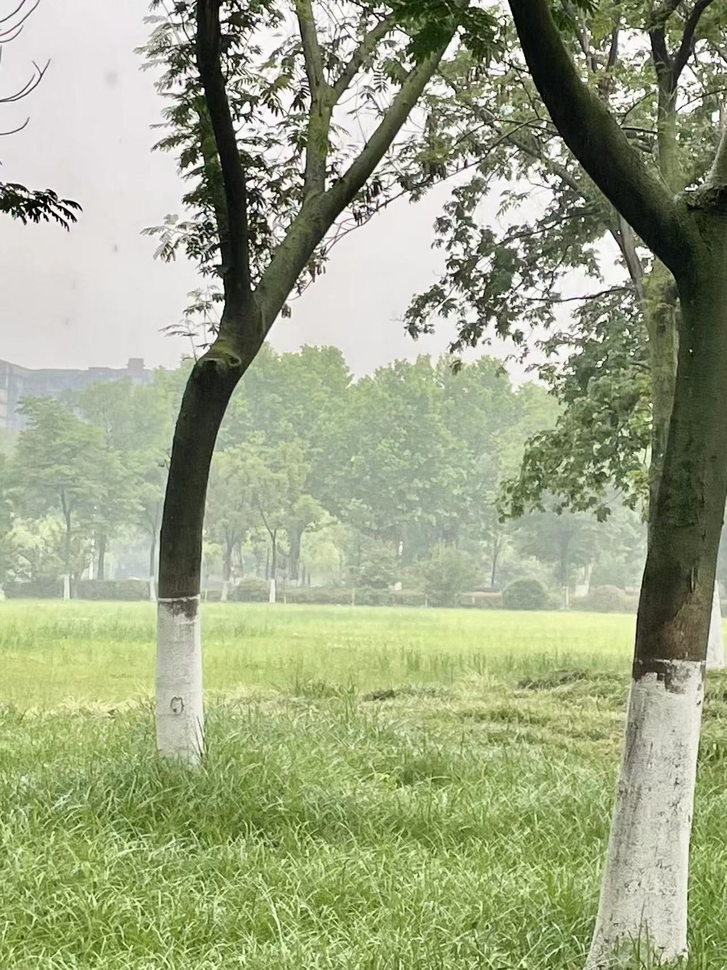
#> input picture HazeRemoval/HazeRemoval/test.png, 727 x 970 px, shrunk from 1282 x 1710 before the run
$ python dehaze.py --input ../HazeRemoval/test.png   (older library calls are emulated)
#> lines starting #> are read from the running program, lines starting #| are printed output that depends on the picture
import cv2
import numpy as np
import argparse


def dark_channel(img, size=15):
    r, g, b = cv2.split(img)
    min_img = cv2.min(r, cv2.min(g, b))
    kernel = cv2.getStructuringElement(cv2.MORPH_RECT, (size, size))
    dc_img = cv2.erode(min_img, kernel)
    return dc_img


def get_atmo(img, percent=0.001):
    mean_perpix = np.mean(img, axis=2).reshape(-1)
    mean_topper = mean_perpix[:int(img.shape[0] * img.shape[1] * percent)]
    return np.mean(mean_topper)


def get_trans(img, atom, w=0.95):
    x = img / atom
    t = 1 - w * dark_channel(x, 15)
    return t


def guided_filter(p, i, r, e):
    """
    :param p: input image
    :param i: guidance image
    :param r: radius
    :param e: regularization
    :return: filtering output q
    """
    # 1
    mean_I = cv2.boxFilter(i, cv2.CV_64F, (r, r))
    mean_p = cv2.boxFilter(p, cv2.CV_64F, (r, r))
    corr_I = cv2.boxFilter(i * i, cv2.CV_64F, (r, r))
    corr_Ip = cv2.boxFilter(i * p, cv2.CV_64F, (r, r))
    # 2
    var_I = corr_I - mean_I * mean_I
    cov_Ip = corr_Ip - mean_I * mean_p
    # 3
    a = cov_Ip / (var_I + e)
    b = mean_p - a * mean_I
    # 4
    mean_a = cv2.boxFilter(a, cv2.CV_64F, (r, r))
    mean_b = cv2.boxFilter(b, cv2.CV_64F, (r, r))
    # 5
    q = mean_a * i + mean_b
    return q


def dehaze(path, output=None):
#> called with path = '../HazeRemoval/test.png'
    im = cv2.imread(path)
#> im is the input picture: shape (970, 727, 3); mean B, G, R 133, 166.4, 157.5
    img = im.astype('float64') / 255
    img_gray = cv2.cvtColor(im, cv2.COLOR_BGR2GRAY).astype('float64') / 255
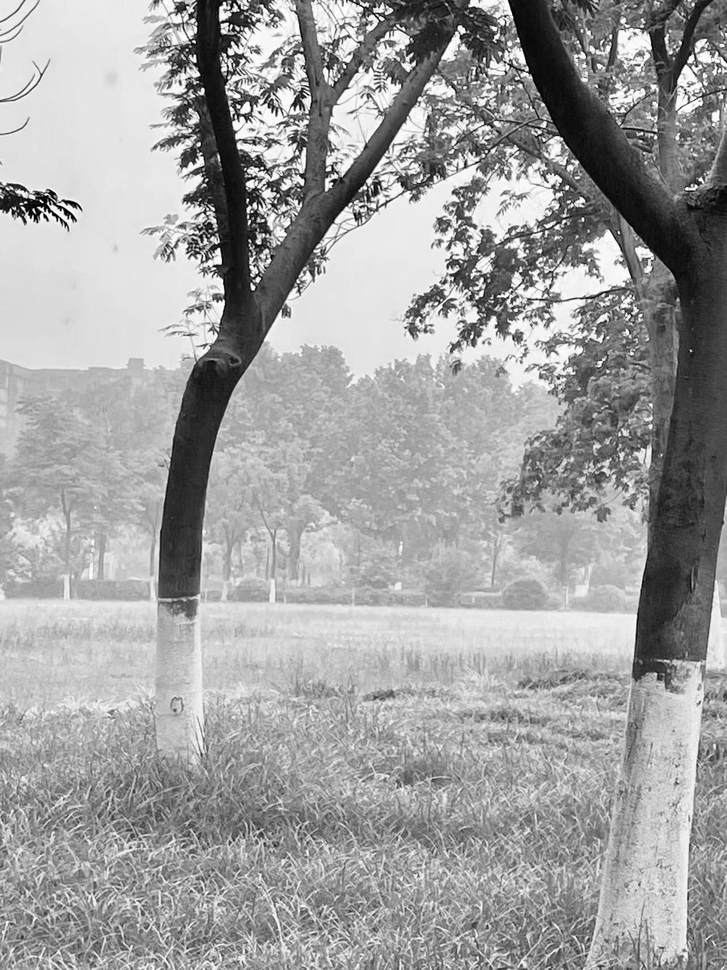
#> img_gray: shape (970, 727) float64; min 0, max 1, mean 0.627

    atom = get_atmo(img)
#> in get_atmo, `mean_topper = mean_perpix[:int(img.shape[0] * img.shape[1] * percent)]`: mean_topper = 705 values, max 0.997 at index 245, min 0.00915 at index 509, mean 0.511
#> atom = 0.511
    trans = get_trans(img, atom)
    trans_guided = guided_filter(trans, img_gray, 20, 0.0001)
#> in guided_filter, `mean_b = cv2.boxFilter(b, cv2.CV_64F, (r, r))`:
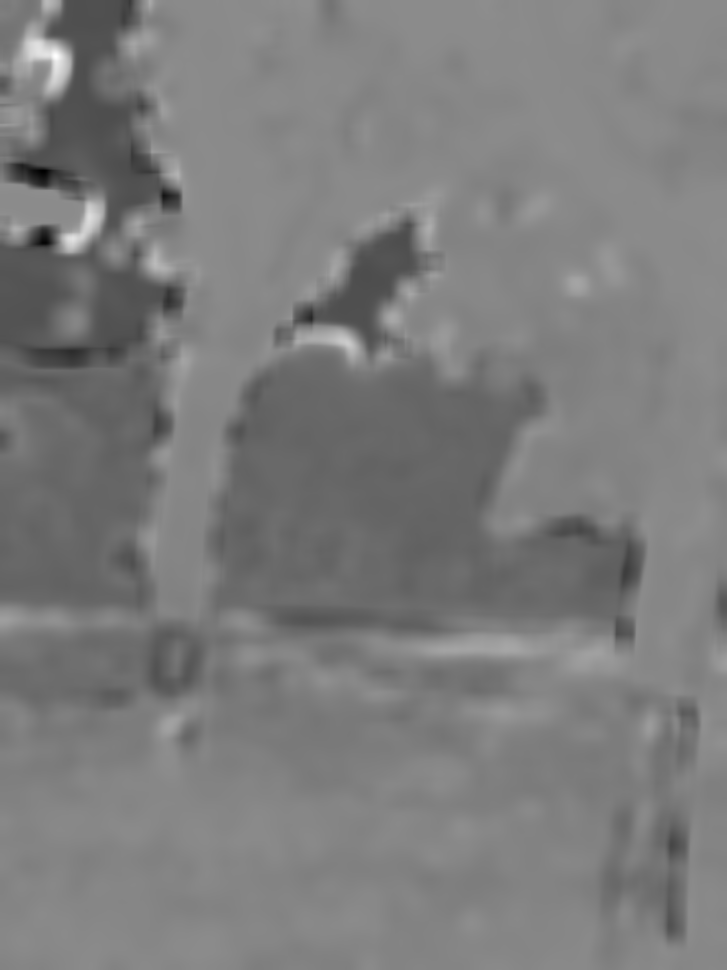
#> mean_b: shape (970, 727) float64; min -2.76, max 4.13, mean 0.604; drawn with min black and max white
#> in guided_filter, `q = mean_a * i + mean_b`:
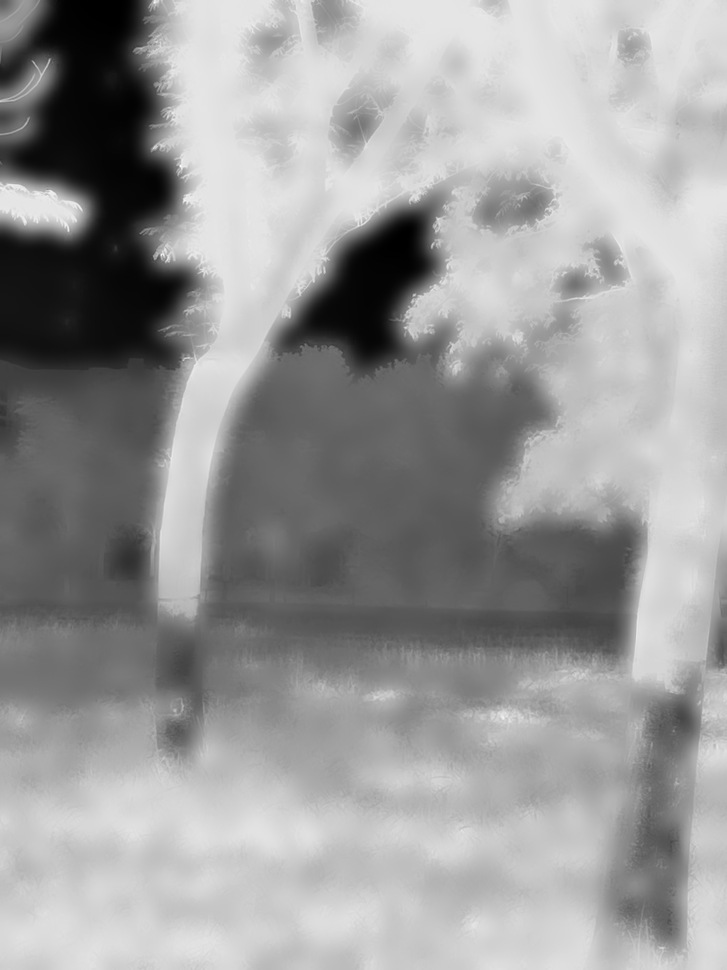
#> q: shape (970, 727) float64; min -0.686, max 1.19, mean 0.448; drawn with min black and max white
    trans_guided = cv2.max(trans_guided, 0.25)
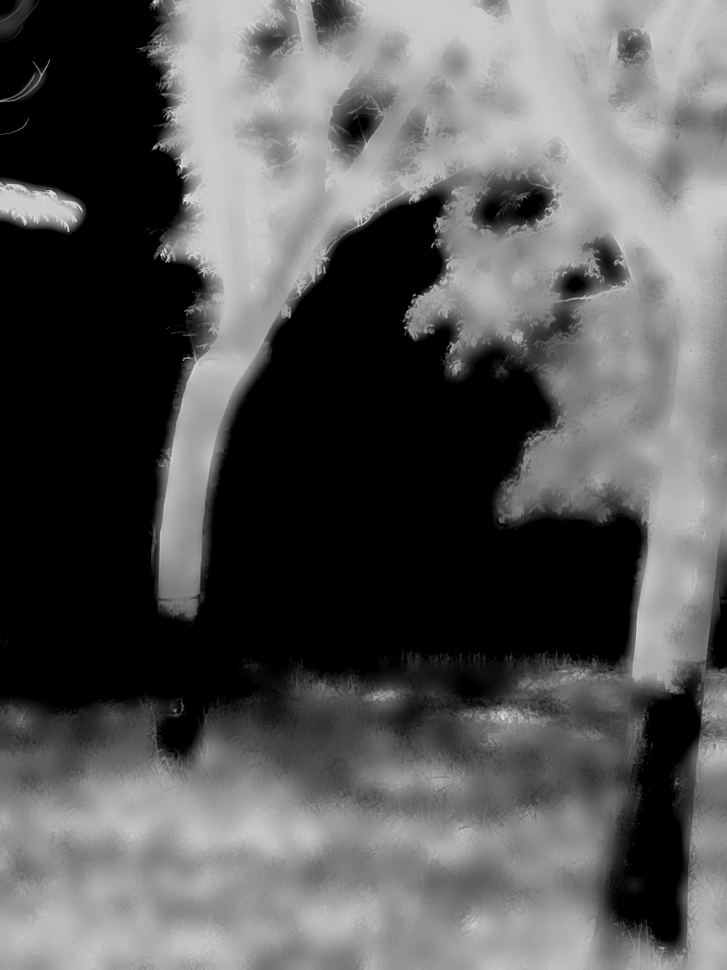
#> trans_guided: shape (970, 727) float64; min 0.25, max 1.19, mean 0.573; drawn with min black and max white

    result = np.empty_like(img)
    for i in range(3):
        result[:, :, i] = (img[:, :, i] - atom) / trans_guided + atom
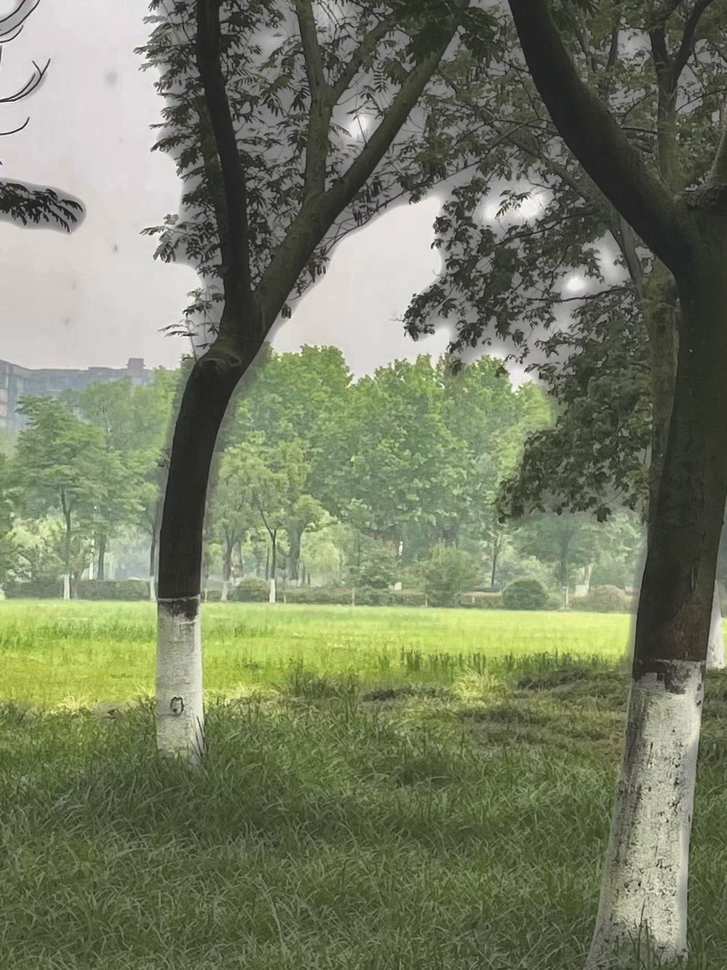
#> result: shape (970, 727, 3) float64; mean B, G, R 0.743, 1.02, 0.949; drawn with min black and max white

    cv2.imshow("source", img)
    cv2.imshow("result", result)
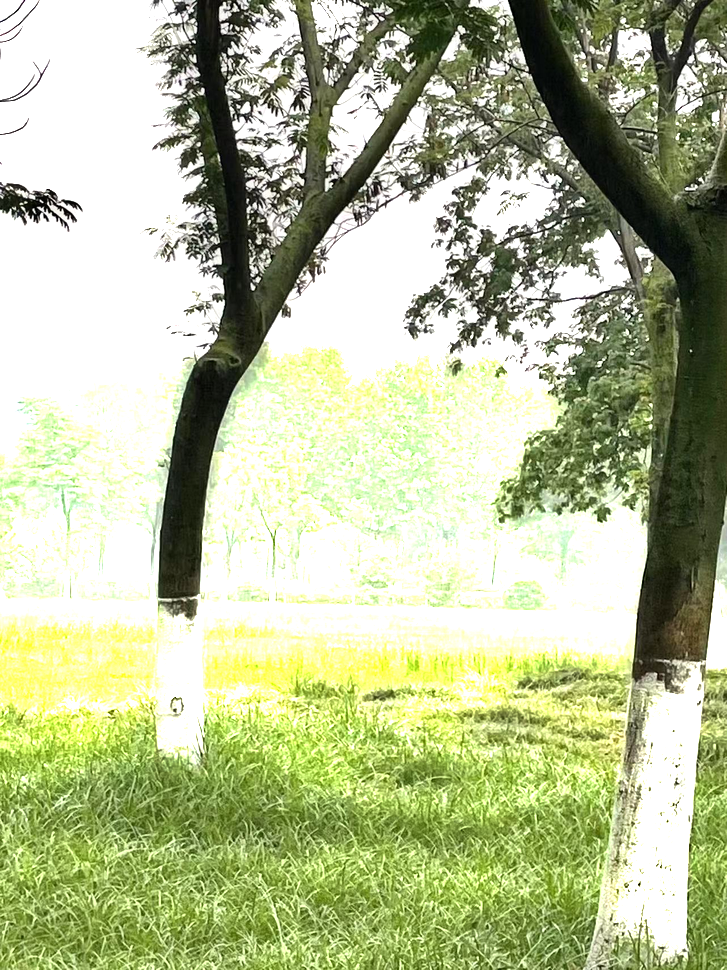
#> window 'result': shape (970, 727, 3); mean B, G, R 150.5, 190.6, 181.8
    cv2.waitKey()

    if output is not None:
        cv2.imwrite(output, result * 255)


parser = argparse.ArgumentParser()
parser.add_argument('-i', '--input')
parser.add_argument('-o', '--output')
args = parser.parse_args()

if __name__ == '__main__':
    img = 'D:\\desktop\\CV\\HazeRemoval\\HazeRemoval\\test.png'
    print(type(img))
    if args.input is None:
        dehaze(img)
    else:
        dehaze(args.input, args.output)

$ run again, with HazeRemoval/HazeRemoval/1.png copied over HazeRemoval/HazeRemoval/test.png
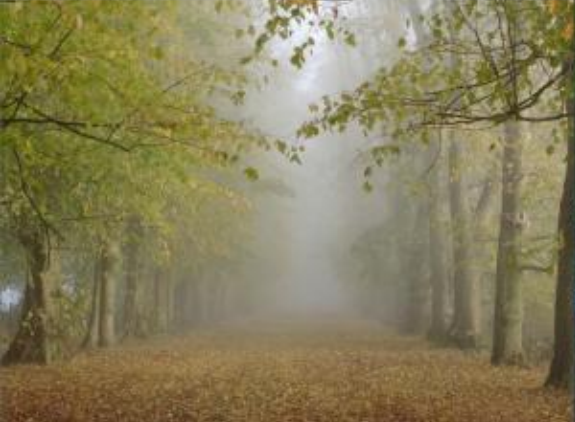
#> input picture HazeRemoval/HazeRemoval/1.png, 575 x 422 px
#> in dehaze, im is the input picture: shape (422, 575, 3); mean B, G, R 90.7, 126.7, 135.3
#> in dehaze, `img_gray = cv2.cvtColor(im, cv2.COLOR_BGR2GRAY).astype('float64') / 255`:
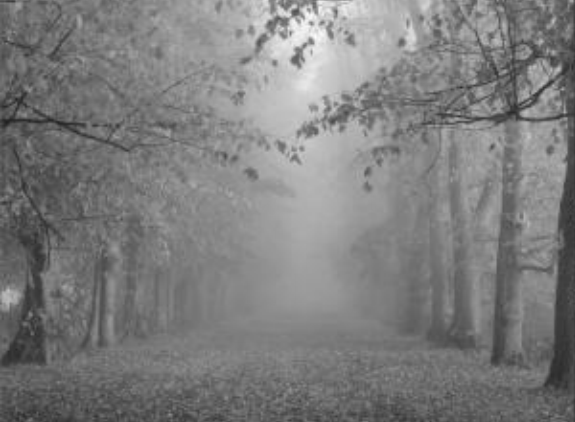
#> img_gray: shape (422, 575) float64; min 0.125, max 0.992, mean 0.491
#> mean_topper = 242 values, max 0.671 at index 241, min 0.255 at index 8, mean 0.465
#> atom = 0.465
#> in dehaze, `cv2.imshow("result", result)`:
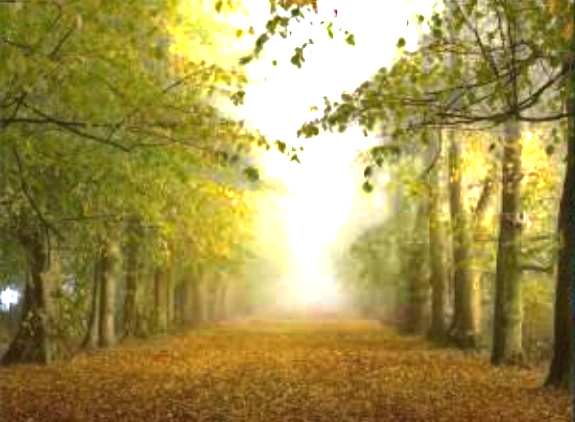
#> window 'result': shape (422, 575, 3); mean B, G, R 81.1, 146.4, 161.9
